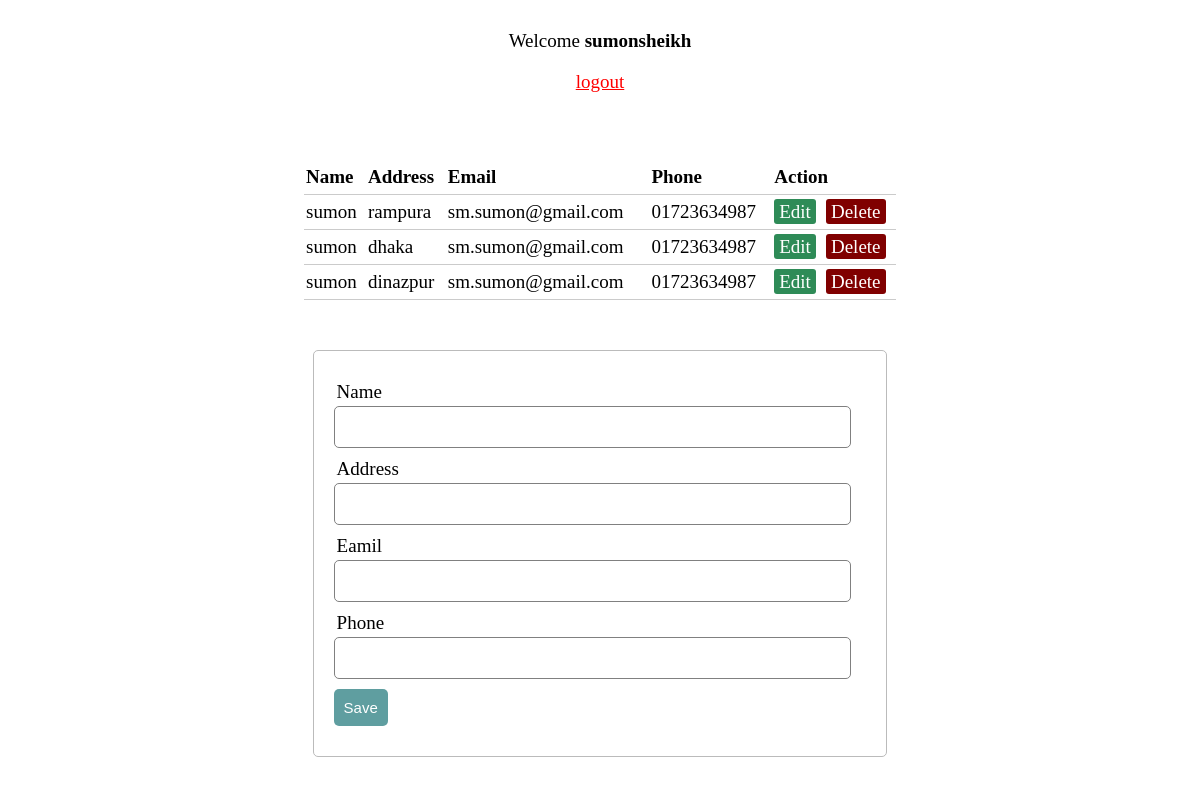
The app's page /view/index.php (signed in) with its own data.
### tables this page shows
CREATE TABLE `customer_info` (
  `cid` int(10) NOT NULL,
  `customerName` varchar(100) NOT NULL,
  `email` varchar(100) NOT NULL,
  `address` varchar(100) NOT NULL,
  `phone` varchar(100) NOT NULL
);

### controller/server.php (called while the page is built, shortened)
<?php
	$email    = "";
	$customerName="";
	$address="";
	$phone="";
	$update = false;
?>

### view/index.php (the view, shortened to what this page needs)
<?php
include('../controller/server.php');
include('../controller/config.php');
?>
<!DOCTYPE html>
<html>
<head>
	<link rel="stylesheet" type="text/css" href="style.css">
</head>
<body>
	<div class="content">
		<?php  if (isset($_SESSION['username'])) : ?>
			<p>Welcome <strong><?php echo $_SESSION['username']; ?></strong></p>
			<p> <a href="../model/login.php?logout='1'" style="color: red;">logout</a> </p>
		<?php endif ?>
	</div>
<?php $results = mysqli_query($myconn, "SELECT * FROM customer_info"); ?>
<table>
	<thead>
		<tr>
			<th>Name</th>
			<th>Address</th>
			<th>Email</th>
			<th>Phone</th>
			<th colspan="2">Action</th>
		</tr>
	</thead>
	<?php while ($row = mysqli_fetch_array($results)) { ?>
		<tr>
			<td><?php echo $row['customerName']; ?></td>
			<td><?php echo $row['address']; ?></td>
			<td><?php echo $row['email']; ?></td>
			<td><?php echo $row['phone']; ?></td>
			<td>
				<a href="index.php?edit=<?php echo $row['cid']; ?>" class="edit_btn" >Edit</a>
			</td>
			<td>
				<a href="../controller/server.php?del=<?php echo $row['cid']; ?>" class="del_btn">Delete</a>
			</td>
		</tr>
	<?php } ?>
</table>
<form method="post" action="../controller/server.php" >
	<div class="input-group">
		<label>Name</label>
		<input type="text" name="customerName" value="<?php echo $customerName; ?>">
	</div>
	<div class="input-group">
		<label>Address</label>
		<input type="text" name="address" value="<?php echo $address; ?>">
	</div>
	<div class="input-group">
		<label>Eamil</label>
		<input type="text" name="email" value="<?php echo $email; ?>">
	</div>
	<div class="input-group">
		<label>Phone</label>
		<input type="text" name="phone" value="<?php echo $phone; ?>">
	</div>
	<div class="input-group">
		<?php if ($update == false): ?>
			<button class="btn" type="submit" name="save" >Save</button>
		<?php else: ?>
			<button class="btn" type="submit" name="update" style="background: #556B2F;" >update</button>
		<?php endif ?>
	</div>
</form>
</body>
</html>

### view/style.css (style rules this page uses)
body { font-size: 19px; }
table { width: 50%; margin: 30px auto; border-collapse: collapse; text-align: left; }
tr { border-bottom: 1px solid #cbcbcb; }
th, td { border: none; height: 30px; padding: 2px; }
form { width: 45%; margin: 50px auto; text-align: left; padding: 20px; border: 1px solid #bbbbbb; border-radius: 5px; }
.content { width: 500px; margin: 30px auto; height: 100px; }
.content p { text-align: center; }
.input-group { margin: 10px 0px 10px 0px; }
.input-group label { display: block; text-align: left; margin: 3px; }
.input-group input { height: 30px; width: 93%; padding: 5px 10px; font-size: 16px; border-radius: 5px; border: 1px solid gray; }
.btn { padding: 10px; font-size: 15px; color: white; background: #5F9EA0; border: none; border-radius: 5px; }
.edit_btn { text-decoration: none; padding: 2px 5px; background: #2E8B57; color: white; border-radius: 3px; }
.del_btn { text-decoration: none; padding: 2px 5px; color: white; border-radius: 3px; background: #800000; }

### records on screen
customer_info: customerName "sumon", address "rampura", email "sm.sumon@gmail.com", phone "01723634987"
customer_info: customerName "sumon", address "dhaka", email "sm.sumon@gmail.com", phone "01723634987"
customer_info: customerName "sumon", address "dinazpur", email "sm.sumon@gmail.com", phone "01723634987"

### other values on screen
$_SESSION['username'] "sumonsheikh"
